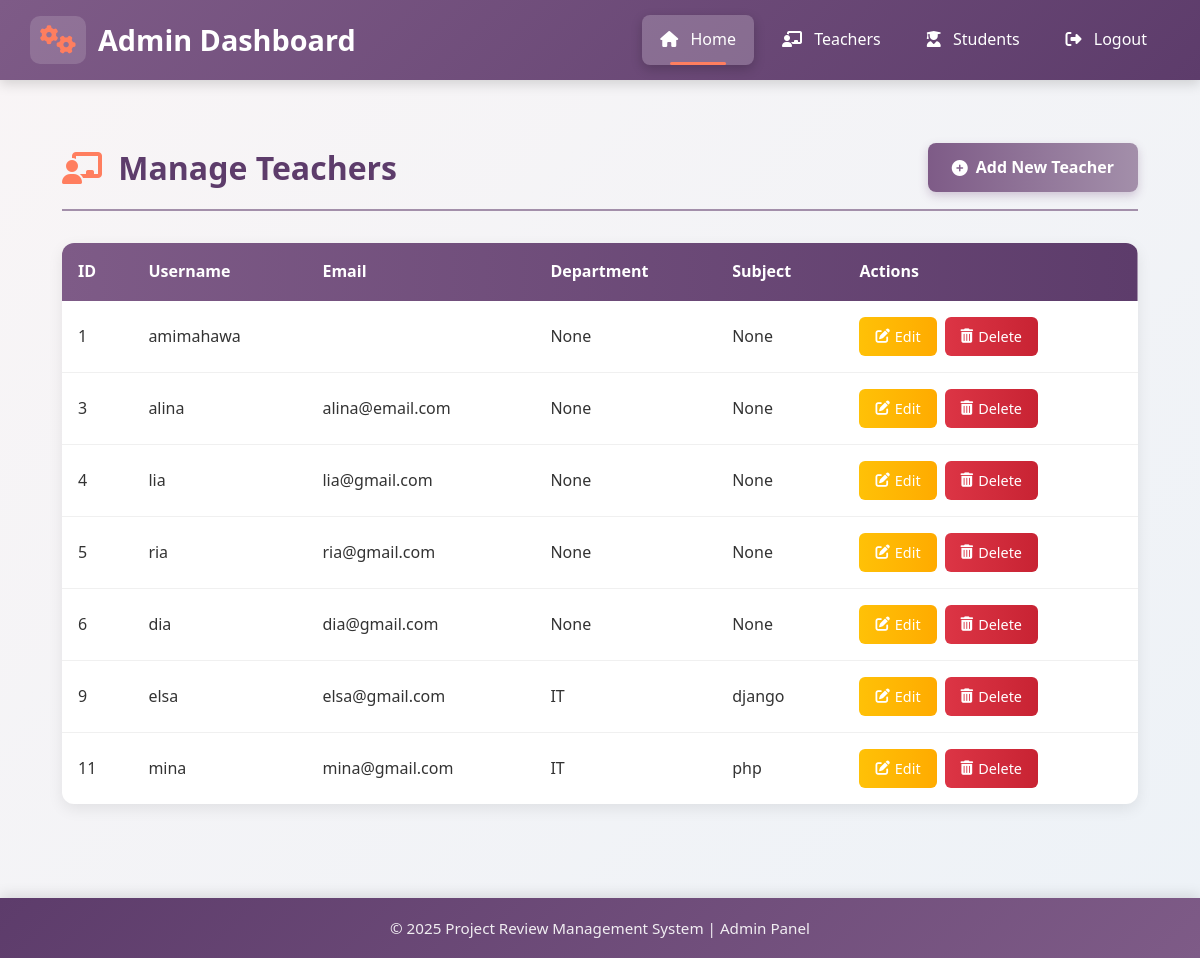
The app's page /dashboard/manage-teachers/, older data.
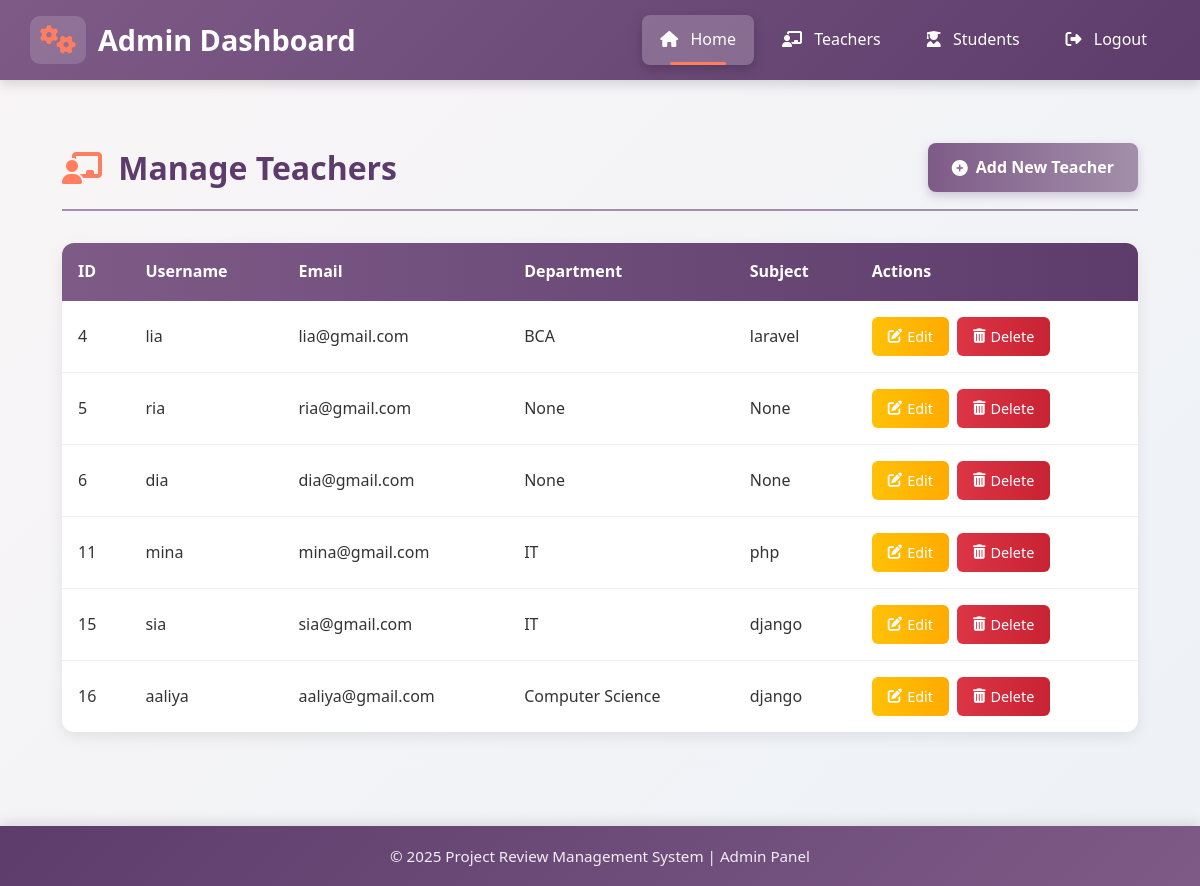
The same page, newer data.
### project_review_app/models.py (models this page shows, shortened)
class CustomUser(AbstractUser):
    ROLE_CHOICES = (
        ('teacher', 'Teacher'),
        ('student', 'Student'),
        ('admin', 'Admin'),
    )
    DIVISION_CHOICES = (
        ('A', 'Division A'),
        ('B', 'Division B'),
        ('C', 'Division C'),
    )
    SEMESTER_CHOICES = (
        (1, 'Semester 1'),
        (2, 'Semester 2'),
        (3, 'Semester 3'),
        (4, 'Semester 4'),
        (5, 'Semester 5'),
        (6, 'Semester 6'),
    )
    role = models.CharField(max_length=10, choices=ROLE_CHOICES)
    email = models.EmailField(unique=True)
    division = models.CharField(max_length=1, choices=DIVISION_CHOICES, blank=True, null=True)
    roll_no = models.CharField(max_length=20, blank=True, null=True)
    semester = models.PositiveIntegerField(choices=SEMESTER_CHOICES, blank=True, null=True)
    department = models.CharField(max_length=100, blank=True, null=True)
    subject = models.CharField(max_length=100, blank=True, null=True)

### project_review_app/views.py (the view)
# urls.py: path("dashboard/manage-teachers/", views.manage_teachers, name="manage_teachers"),
def manage_teachers(request):
    teachers = CustomUser.objects.filter(role="teacher")
    return render(request, "admin/manage_teachers.html", {"teachers": teachers})

### templates/admin/manage_teachers.html (shortened to what this page needs)
{% extends "base_admin.html" %}
{% load static %}
{% block content %}
<div class="teacher-management-container">
    <div class="page-header">
        <h1 class="page-title"><i class="fas fa-chalkboard-teacher"></i> Manage Teachers</h1>
        <a href="{% url 'add_teacher' %}" class="add-teacher-btn">
            <i class="fas fa-plus-circle"></i> Add New Teacher
        </a>
    </div>
    <div class="teacher-table-container">
        <table class="teacher-table">
            <thead>
                <tr>
                    <th>ID</th>
                    <th>Username</th>
                    <th>Email</th>
                    <th>Department</th>
                    <th>Subject</th>
                    <th>Actions</th>
                </tr>
            </thead>
            <tbody>
                {% for teacher in teachers %}
                <tr>
                    <td>{{ teacher.id }}</td>
                    <td>{{ teacher.username }}</td>
                    <td>{{ teacher.email }}</td>
                    <td>{{ teacher.department }}</td>
                    <td>{{ teacher.subject }}</td>
                    <td>
                        <div class="action-buttons">
                            <a href="{% url 'edit_teacher' teacher.id %}" class="btn-edit">
                                <i class="fas fa-edit"></i> Edit
                            </a>
                            <a href="{% url 'delete_teacher' teacher.id %}" class="btn-delete">
                                <i class="fas fa-trash-alt"></i> Delete
                            </a>
                        </div>
                    </td>
                </tr>
                {% endfor %}
            </tbody>
        </table>
    </div>
</div>
{% endblock %}

### templates/base_admin.html (shortened to what this page needs)
{% load static %}
<!DOCTYPE html>
<html lang="en">
<head>
  <link rel="stylesheet" href="https://cdnjs.cloudflare.com/ajax/libs/font-awesome/6.4.0/css/all.min.css">
</head>
<body>
  <header class="admin-header">
    <div class="header-content">
      <h1><i class="fas fa-cogs"></i> Admin Dashboard</h1>
      <nav>
        <ul>
          <li><a href="{% url 'dashboard' %}" class="active"><i class="fas fa-home"></i> <span>Home</span></a></li>
          <li><a href="{% url 'manage_teachers' %}"><i class="fas fa-chalkboard-teacher"></i> <span>Teachers</span></a></li>
          <li><a href="{% url 'manage_students' %}"><i class="fas fa-user-graduate"></i> <span>Students</span></a></li>
          <li><a href="{% url 'admin_logout' %}"><i class="fas fa-sign-out-alt"></i> <span>Logout</span></a></li>
        </ul>
      </nav>
    </div>
  </header>
  <main class="admin-content">
    {% block content %}{% endblock %}
  </main>
  <footer class="admin-footer">
    <p>© 2025 Project Review Management System | Admin Panel</p>
  </footer>
</body>
</html>

### templates/base_admin.html (style rules this page uses)
:root { --primary-dark: #5d3c6b; --primary: #7e5b87; --primary-light: #a38faa; --secondary: #f5e3e6; --accent: #ff7e5f; --light: #ffffff; --dark: #4a4a4a; --light-bg: #f9f5f6; --card-dark: #6a4a73; --card-light: #f0e6f5; --text-dark: #333333; --text-light: #777777; }
* { margin: 0; padding: 0; box-sizing: border-box; }
body { font-family: 'Segoe UI', Tahoma, Geneva, Verdana, sans-serif; background: linear-gradient(135deg, var(--light-bg) 0%, #edf2f7 100%); color: var(--text-dark); line-height: 1.6; display: flex; flex-direction: column; min-height: 100vh; }
.admin-header { background: linear-gradient(135deg, var(--primary) 0%, var(--primary-dark) 100%); color: white; padding: 0 30px; position: fixed; top: 0; left: 0; right: 0; z-index: 1000; box-shadow: 0 4px 12px rgba(0, 0, 0, 0.15); height: 80px; display: flex; flex-direction: column; justify-content: center; }
.header-content { display: flex; justify-content: space-between; align-items: center; }
.admin-header h1 { font-size: 1.8rem; display: flex; align-items: center; font-weight: 700; }
.admin-header h1 i { margin-right: 12px; color: var(--accent); background: rgba(255, 255, 255, 0.15); padding: 10px; border-radius: 10px; }
.admin-header nav { margin-left: auto; }
.admin-header ul { display: flex; list-style: none; }
.admin-header li { position: relative; }
.admin-header a { color: white; text-decoration: none; padding: 12px 18px; display: block; transition: all 0.3s ease; font-weight: 500; border-radius: 8px; margin: 0 5px; position: relative; overflow: hidden; }
.admin-header a:before { content: ''; position: absolute; top: 0; left: -100%; width: 100%; height: 100%; background: linear-gradient(90deg, transparent, rgba(255, 255, 255, 0.2), transparent); transition: 0.5s; }
.admin-header a.active { background: rgba(255, 255, 255, 0.2); box-shadow: 0 4px 12px rgba(0, 0, 0, 0.2); }
.admin-header a.active::after { content: ''; position: absolute; bottom: 0; left: 50%; transform: translateX(-50%); width: 50%; height: 3px; background: var(--accent); border-radius: 2px; }
.admin-header a i { margin-right: 8px; }
.admin-content { flex: 1; width: 100%; max-width: 1200px; margin: 80px auto 60px; padding: 30px; }
.admin-footer { background: linear-gradient(135deg, var(--primary-dark) 0%, var(--primary) 100%); color: white; text-align: center; padding: 20px; position: fixed; bottom: 0; left: 0; right: 0; z-index: 1000; height: 60px; display: flex; align-items: center; justify-content: center; box-shadow: 0 -4px 12px rgba(0, 0, 0, 0.1); }
.admin-footer p { font-size: 0.95rem; opacity: 0.9; }

Row changes from the older to the newer data that the page shows:
removed CustomUser: id "1", username "amimahawa", department "None", subject "None"
removed CustomUser: id "3", username "alina", email "alina@email.com", department "None", subject "None"
removed CustomUser: id "9", username "elsa", email "elsa@gmail.com", department "IT", subject "django"
changed CustomUser "lia": department "None" → "BCA"; subject "None" → "laravel"
added CustomUser: id "15", username "sia", email "sia@gmail.com", department "IT", subject "django"
added CustomUser: id "16", username "aaliya", email "aaliya@gmail.com", department "Computer Science", subject "django"
